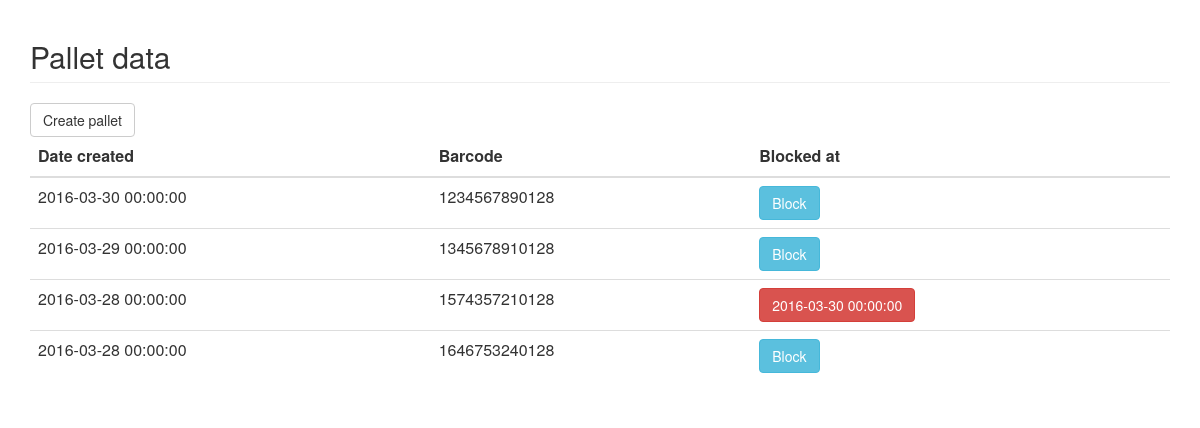
Before: / with the older database file.
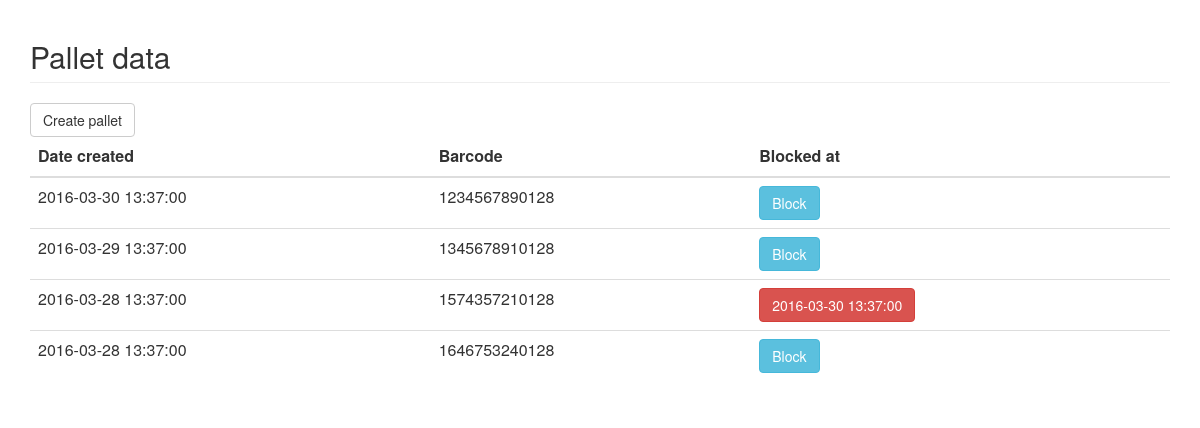
After: the same page with the newer database file.
### tables this page shows
CREATE TABLE Pallets (
    id int NOT NULL AUTO_INCREMENT,
    barcode_id varchar(255) NOT NULL UNIQUE,
    created_at datetime NOT NULL DEFAULT CURRENT_TIMESTAMP,
    blocked_at datetime,
    PRIMARY KEY (id)
);

### mysql_connect_data.inc.php (called while the page is built)
<?php
	$host = "puccini.cs.lth.se";
	$userName = "db44";
	$password = "25rJE31Us1zx";
	$database = "db44";
?>

### init.php (called while the page is built)
<?php
require_once('database.inc.php');
require_once("mysql_connect_data.inc.php");
$db = new Database($host, $userName, $password, $database);
$db->openConnection();
$con = $db->isConnected();

### database.inc.php (called while the page is built, shortened)
<?php
class Database {
	private $host;
	private $userName;
	private $password;
	private $database;
	private $conn;
	public function __construct($host, $userName, $password, $database) {
		$this->host = $host;
		$this->userName = $userName;
		$this->password = $password;
		$this->database = $database;
	}
    public function getPallets() {
        $sql = "SELECT * FROM Pallets";
        return $this->executeQuery($sql);
    }
	public function openConnection() {
		try {
			$this->conn = new PDO("mysql:host=$this->host;dbname=$this->database",
					$this->userName,  $this->password);
			$this->conn->setAttribute(PDO::ATTR_ERRMODE, PDO::ERRMODE_EXCEPTION);
		} catch (PDOException $e) {
			$error = "Connection error: " . $e->getMessage();
			echo $error . "<p>";
			unset($this->conn);
			return false;
		}
		return true;
	}
	public function isConnected() {
		return isset($this->conn);
	}
	private function executeQuery($query, $param = null) {
		try {
			$stmt = $this->conn->prepare($query);
			$stmt->execute($param);
			$result = $stmt->fetchAll();
		} catch (PDOException $e) {
			$error = "*** Internal error: " . $e->getMessage() . "<p>" . $query;
			die($error);
		}
		return $result;
	}
}
?>

### index.php (the view)
<?php
    require_once('init.php');
    $pallets = $db->getPallets();
?>
<?php include('header.php'); ?>
<div class="container">
    <h2 class="page-header">Pallet data</h2>
    <a href="pallet_create.php" class="btn btn-default">Create pallet</a>
    <table class="table pallet-table">
        <thead>
            <tr>
                <th>Date created</th>
                <th>Barcode</th>
                <th>Blocked at</th>
            </tr>
        </thead>
        <tbody>
            <?php
                if ($con) {
                    foreach ($pallets as $pallet) {
                        print "<tr>";
                        print "<td>$pallet[created_at]</td>";
                        print "<td>$pallet[barcode_id]</td>";
                        if ($pallet["blocked_at"] != null) {
                            print '<td><a href="/blockPallet.php?id=' . $pallet["barcode_id"] . '" class="btn btn-danger">' .  $pallet["blocked_at"] . '</a></td>';
                        } else {
                            print '<td><a href="/blockPallet.php?id=' . $pallet["barcode_id"] . '" class="btn btn-info">Block</a></td>';
                        }
                        print "</tr>";
                    }
                }
             ?>
        </tbody>
    </table>
</div>
<?php include('footer.php') ?>

### header.php (shortened to what this page needs)
<html>
    <head>
        <link rel="stylesheet" href="http://maxcdn.bootstrapcdn.com/bootstrap/3.3.6/css/bootstrap.min.css">
        <link rel="stylesheet" href="stylesheet.css">
    </head>
    <body>

### footer.php
    </body>
</html>

### stylesheet.css (style rules this page uses)
.pallet-table { width: 100%; }

Changed rows visible on the page:
changed pallets (number 1 of 4 on the later page): created_at "2016-03-30 00:00:00" → "2016-03-30 13:37:00"
changed pallets (number 2 of 4 on the later page): created_at "2016-03-29 00:00:00" → "2016-03-29 13:37:00"
changed pallets (number 3 of 4 on the later page): created_at "2016-03-28 00:00:00" → "2016-03-28 13:37:00"; blocked_at "2016-03-30 00:00:00" → "2016-03-30 13:37:00"
changed pallets (number 4 of 4 on the later page): created_at "2016-03-28 00:00:00" → "2016-03-28 13:37:00"
